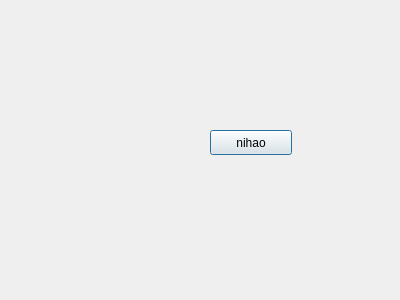
<?xml version="1.0" encoding="UTF-8"?>
<ui version="4.0">
 <class>happy</class>
 <widget class="QDialog" name="happy">
  <property name="geometry">
   <rect>
    <x>0</x>
    <y>0</y>
    <width>400</width>
    <height>300</height>
   </rect>
  </property>
  <property name="windowTitle">
   <string>Dialog</string>
  </property>
  <widget class="QPushButton" name="pushButton">
   <property name="geometry">
    <rect>
     <x>210</x>
     <y>130</y>
     <width>82</width>
     <height>25</height>
    </rect>
   </property>
   <property name="text">
    <string>nihao</string>
   </property>
  </widget>
 </widget>
 <resources/>
 <connections/>
</ui>
